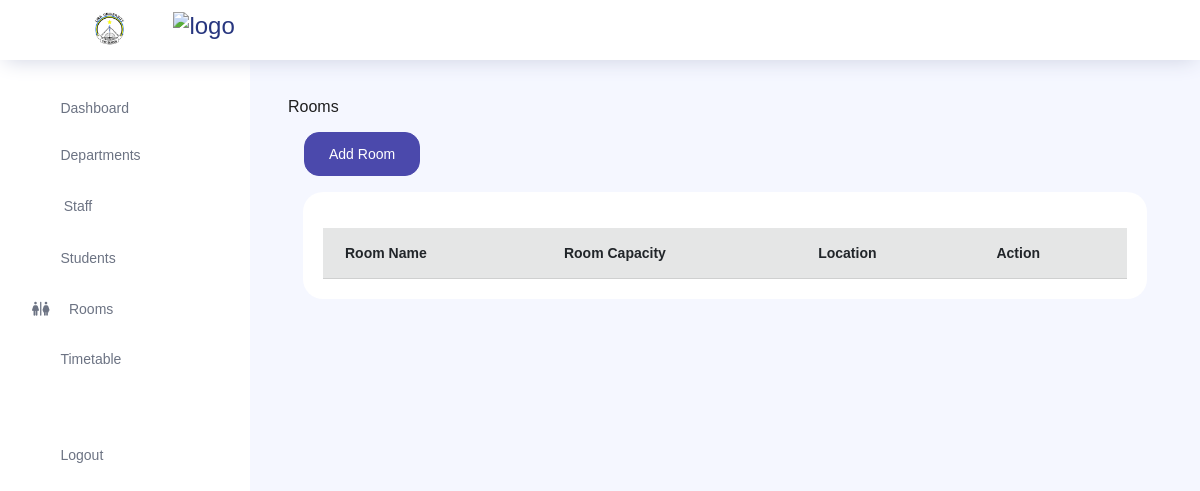
Before: /room/ with the older database file.
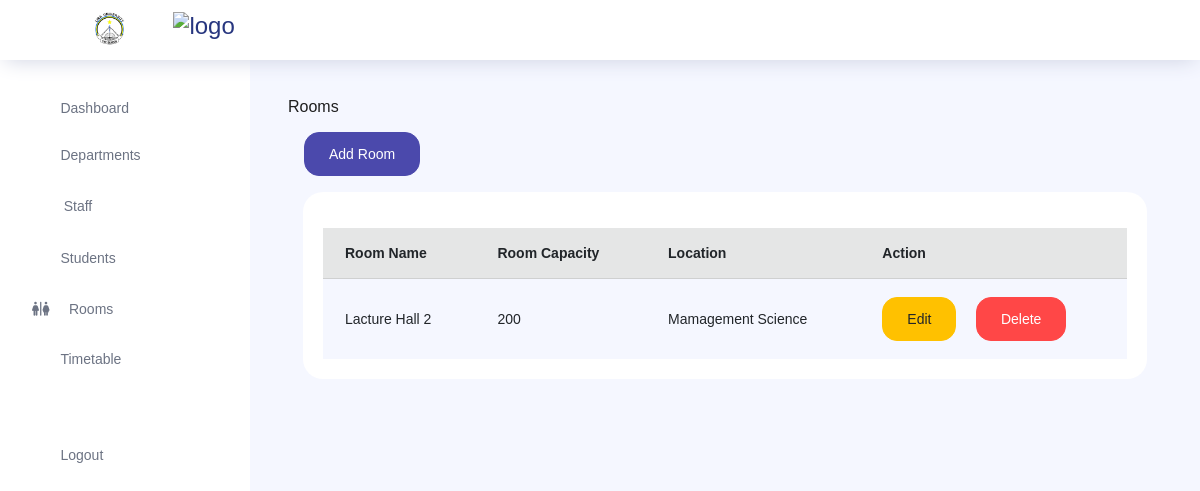
After: the same page with the newer database file.
### store/models.py (models this page shows, shortened)
class Room(models.Model):
    room_name = models.CharField(max_length=50)
    capacity = models.PositiveIntegerField()
    location = models.CharField(max_length=100)

### core/views.py (the view, shortened to what this page needs)
# urls.py: path('room/', views.rooms, name='room'),
def rooms(request):
    rooms = Room.objects.all()
    context = {
        'rooms':rooms,
    }
    return render(request, 'core/room.html', context)

### templates/core/room.html (shortened to what this page needs)
{% extends 'core/layout.html'%} {% block content %} Rooms
<br />
<a href="#" class="btn btn-primary m-3" data-toggle="modal" data-target="#addRoom">Add Room</a>
<div class="col-lg-12 grid-margin stretch-card">
  <div class="card">
    <div class="card-body">
      <div class="table-responsive pt-3">
        <table class="table table-secondary table-striped">
          <thead>
            <tr>
              <th>Room Name</th>
              <th>Room Capacity</th>
              <th>Location</th>
              <th>Action</th>
            </tr>
          </thead>
          <tbody>
            {% for r in rooms %}
            <tr>
              <td>{{r.room_name}}</td>
              <td>{{r.capacity}}</td>
              <td>{{r.location}}</td>
              <td>
                <a href="#" data-toggle="modal" data-target="#editRoom{{ r.id }}"
                  class="btn btn-warning">Edit</i></a>&nbsp;&nbsp;&nbsp;&nbsp;
                <a href="{% url 'core:deleteRoom' pk=r.id%}" class="btn btn-danger"
                  onclick="return(confirm('Are you sure you want to delete this room?'))">Delete</i></a>
              </td>
            </tr>
            {%endfor%}
          </tbody>
        </table>
      </div>
    </div>
  </div>
</div>
{%endblock%}

Changed rows visible on the page:
added Room: room_name "Lacture Hall 2", capacity "200", location "Mamagement Science"
